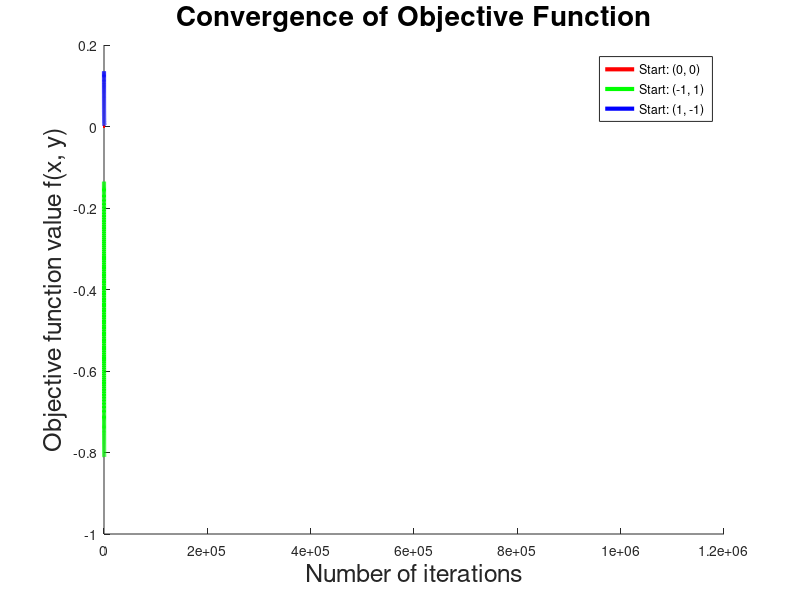

Write the MATLAB code that produced this figure. (Note: this script raises an error after producing the figure.)
% KARATIS DIMITRIOS 10775
% THEMA 2, ERWTHMA a

clear;
clc;

% Define the function f(x, y) and its gradient
f = @(x, y) x.^5 .* exp(-x.^2 - y.^2);            
grad_f = @(x, y) [5*x.^4 .* exp(-x.^2 - y.^2) - 2*x.^6 .* exp(-x.^2 - y.^2); ...
                 -2*y .* x.^5 .* exp(-x.^2 - y.^2)]; 

% Initial conditions (starting points)
initial_points = [0, 0; -1, 1; 1, -1]; % The three points (x0, y0)
gamma = 0.01; % Fixed step size
epsilon = 1e-6; % Convergence threshold
max_iter = 5000000; % Maximum number of iterations

% Colors for plotting
colors = ['r', 'g', 'b']; 

figure; % Open a new figure for plotting
hold on; % Allow multiple plots on the same figure

% Execute the Steepest Descent method for each starting point
for i = 1:size(initial_points, 1)
    % Initialize the point
    x = initial_points(i, 1);
    y = initial_points(i, 2);
    
    % Store the function values for plotting
    f_values = [];
    
    % Loop for Steepest Descent steps
    for k = 1:max_iter
        % Calculate the gradient at the current point
        grad = grad_f(x, y);
        
        % Store the function value at the current point
        f_values(k) = f(x, y);
        
        % Convergence check 
        if norm(grad) < epsilon
            f_values = f_values(1:k); % Trim unused entries
            break;
        end
        
        % Update the point (x, y) using the fixed step size gamma
        x_new = x - gamma * grad(1);
        y_new = y - gamma * grad(2);
        
        % Update the point
        x = x_new;
        y = y_new;
    end
    
    % Plot the convergence for this starting point
    plot(1:k, f_values, 'Color', colors(i), 'LineWidth', 3.0);
    
    % Display results for the starting point
    fprintf('Initial point: (%.2f, %.2f)\n', initial_points(i, 1), initial_points(i, 2));
    fprintf('Minimum found at: (%.4f, %.4f)\n', x, y);
    fprintf('Final value f(x, y) = %.6f\n', f(x, y));
    fprintf('Number of iterations: %d\n\n', k);
end

% Add labels, legend, and title to the plot
xlabel('Number of iterations', 'FontSize', 18);
ylabel('Objective function value f(x, y)', 'FontSize', 18);
title('Convergence of Objective Function', 'FontSize', 20);
lgnd = legend({'Start: (0, 0)', 'Start: (-1, 1)', 'Start: (1, -1)'}, 'Location', 'northeast');
lgnd.FontSize = 20;
grid on;
hold off;

ax = gca; % Get current axis
ax.FontSize = 18; % Set font size for axis tick labels

